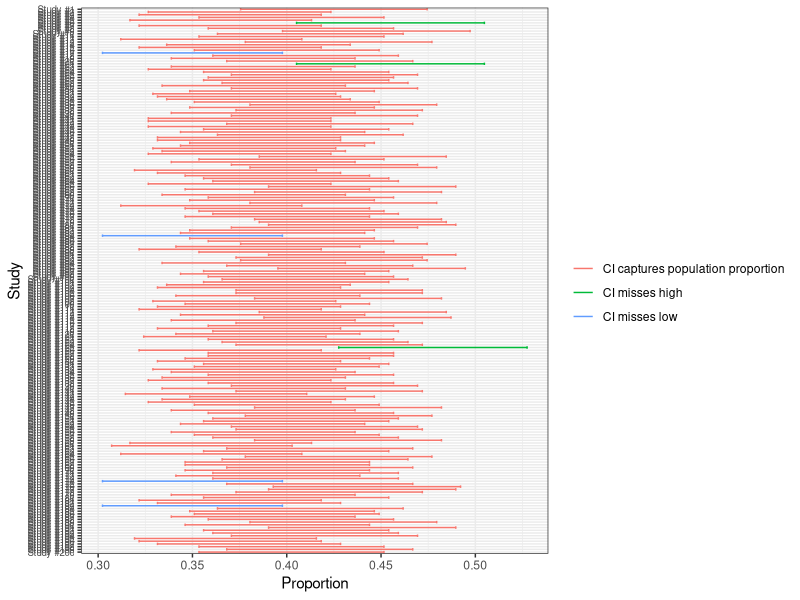

The R script that drew this image:
## ---- chunk 1
knitr::opts_chunk$set(comment=NA, fig.width=3, fig.height=2, fig.align = "center",
                      message=FALSE, warning=FALSE)

library(tidyverse)
library(kableExtra)
## ---- chunk 2
n <- c(100, 25, 1000, 387)
p <- c(0.5, 0.3, 0.2, 0.345)

se_hat <- sqrt(p * (1 - p))/sqrt(n)

tibble(`*N*` = as.character(n),
       `*p*` = as.character(p),
       `Estimated SE` = as.character(round(se_hat, 3))) %>%
  kable(format = "markdown")
## ---- chunk 3
n <- c(100, 25, 1000, 387)
k <- c(50, 16, 750, 203)
p <- k/n

se_hat <- sqrt(p * (1 - p))/sqrt(n)

tibble(`*N*` = as.character(n),
       `*k*` = as.character(k),
       `*p*` = as.character(round(p, 3)),
       `Estimated SE` = as.character(round(se_hat, 3))) %>%
  kable(format = "markdown")
## ---- chunk 4
n <- c(100, 25, 1000, 387)
p <- c(0.5, 0.3, 0.2, 0.345)

se_hat <- sqrt(p * (1 - p))/sqrt(n)

tibble(`*N*` = as.character(n),
       `*p*` = as.character(p),
       `Estimated SE` = as.character(round(se_hat, 3)),
       `95% Confidence Interval` = paste0("[", round(p - 2*se_hat, 3), ", ", round(p + 2*se_hat, 3), "] **or** ", p, " +/- ", round(2*se_hat, 3))) %>%
  kable(format = "markdown")
## ---- chunk 5
set.seed(950284)
approvers <- rbinom(10000, size = 400, prob = 0.4)

data <- tibble(study_index = 1:10000,
               population_proportion = 0.4,
               sample_size = 400,
               number_of_approvers = approvers) %>%
  mutate(study = paste0("Study #", scales::comma(study_index)),
         study = reorder(study, study_index),
         sample_proportion = number_of_approvers/400,
               se_hat = sqrt(sample_proportion * (1 - sample_proportion))/sqrt(sample_size),
               ci_lwr = sample_proportion - (2 * se_hat),
               ci_upr = sample_proportion + (2 * se_hat),
         capture = ifelse(abs(population_proportion - sample_proportion) > (2 * se_hat), "No", "Yes"))

data[1:10, ] %>%
  mutate(ci = paste0("[", format(ci_lwr, digits = 3, nsmall = 3), ", ", format(ci_upr, digits = 3, nsmall = 3), "]")) %>%
  select(Study = study, 
         `Population Proportion` = population_proportion,
         `Number of Approvers in Sample of 400` = number_of_approvers, 
         `Sample Proportion` = sample_proportion,
         `Estimated SE` = se_hat,
         `95% Confidence Interval` = ci, 
         `Capture?` = capture) %>%
  kable(format = "markdown", digits = 3)

## ---- chunk 6
ggdata <- data[1:200, ] %>%
  mutate(captures = case_when(ci_lwr > population_proportion ~ "CI misses high",
                              ci_upr < population_proportion ~ "CI misses low",
                              TRUE ~ "CI captures population proportion"),
         study = fct_rev(study)) 
ggplot(ggdata, aes(xmin = ci_lwr, xmax = ci_upr, y = study, color = captures)) + 
  geom_errorbarh() + 
  theme_bw() + theme(axis.text.y.left = element_text(size = 7)) + 
  labs(x = "Proportion",
       y = "Study", 
       color = "")
